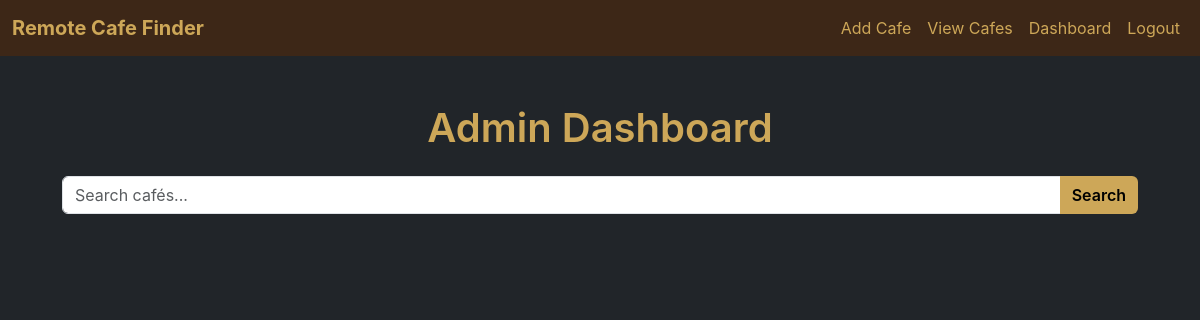
The page /admin-dashboard (signed in) on the database as committed earlier.
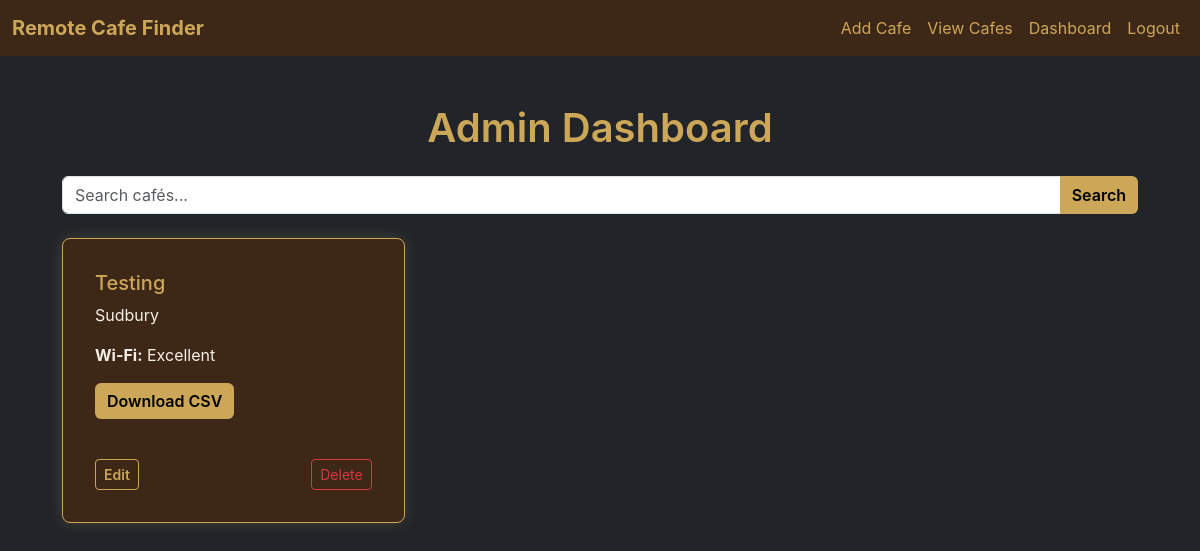
The same page on the database as committed later.
### models.py (models this page shows, shortened)
class Cafe(db.Model):
    id = db.Column(db.Integer, primary_key=True)
    name = db.Column(db.String(100), nullable=False)
    location = db.Column(db.String(200), nullable=False)
    wifi = db.Column(db.String(50), nullable=False)

### app.py (the view)
@app.route('/admin-dashboard')
def admin_dashboard():
    if 'admin_id' not in session:
        flash("Please log in to access the dashboard.", "warning")
        return redirect('/login')
    page = request.args.get('page', 1, type=int)
    query = request.args.get('q', '')
    if query:
        search = f"%{query}%"
        cafes = db.paginate(Cafe.query.filter(
            Cafe.name.ilike(search) |
            Cafe.location.ilike(search) |
            Cafe.wifi.ilike(search)
        ),
            page=page,
            per_page=10
        )
    else:
        cafes = db.paginate(Cafe.query, page=page, per_page=10)
    return render_template('admin_dashboard.html', cafes=cafes)

### templates/admin_dashboard.html (shortened to what this page needs)
{% extends "base.html" %}
{% block content %}
<div class="container py-5">
  <h1 class="text-gold text-center mb-4">Admin Dashboard</h1>
  <form method="GET" action="{{ url_for('admin_dashboard') }}" class="mb-4">
  <div class="input-group">
    <input type="text" name="q" class="form-control" placeholder="Search cafés..." value="{{ request.args.get('q', '') }}">
    <button class="btn btn-gold" type="submit">Search</button>
  </div>
</form>
  <div class="row row-cols-1 row-cols-sm-2 row-cols-md-3 g-4">
    {% for cafe in cafes.items %}
    <div class="col">
      <div class="card card-luxury h-100">
        <div class="card-body">
          <h5 class="card-title text-gold">{{ cafe.name }}</h5>
          <p>{{ cafe.location }}</p>
          <p><strong>Wi-Fi:</strong> {{ cafe.wifi }}</p>
          <a href="/export" class="btn btn-gold mb-4">Download CSV</a>
           <div class="d-flex justify-content-between mt-3">
            <a href="{{url_for('edit_cafe', cafe_id=cafe.id)}}" class="btn btn-outline-gold btn-sm">Edit</a>
            <form action="{{url_for('delete_cafe', cafe_id=cafe.id)}}" onsubmit="return confirm('Delete this Cafe?;')" method="post">
              <button class="btn btn-outline-danger btn-sm" type="submit">Delete</button>
            </form>
           </div>
        </div>
      </div>
    </div>
    {% endfor %}
  </div>
</div>
{% endblock %}

Rows that differ between the two databases and show on the page:
added Cafe: name "Testing", location "Sudbury", wifi "Excellent"
